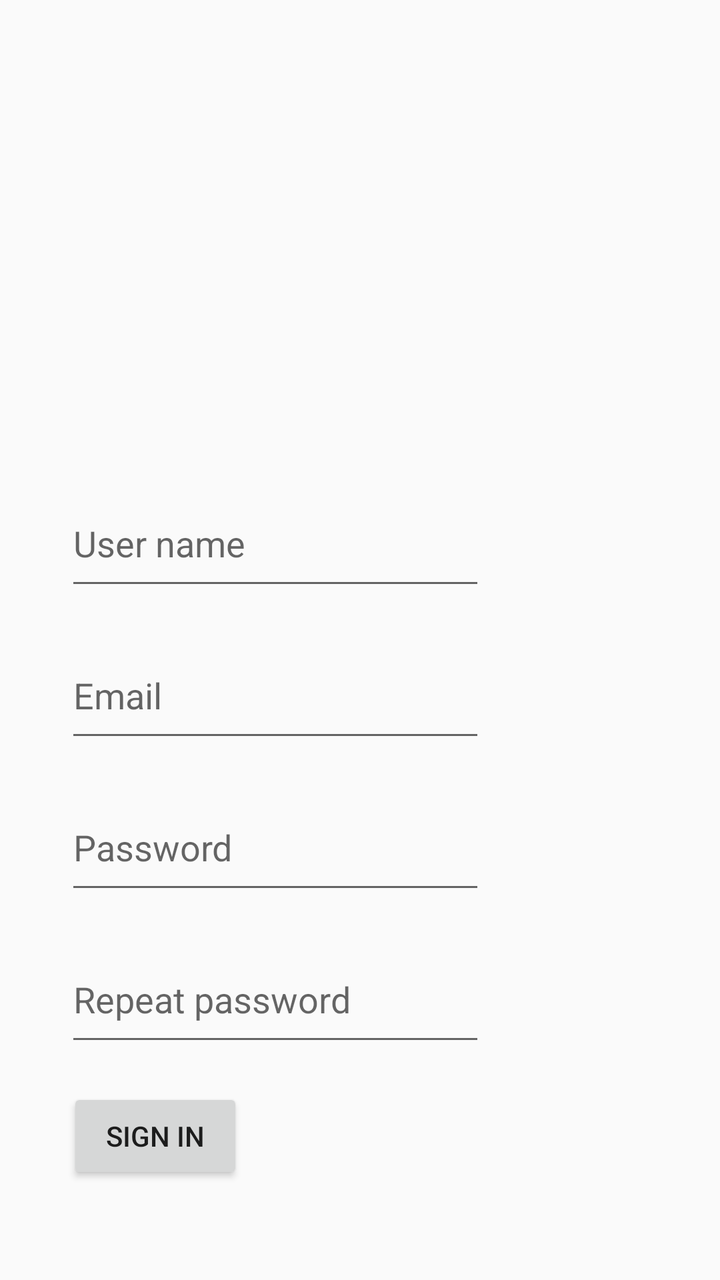
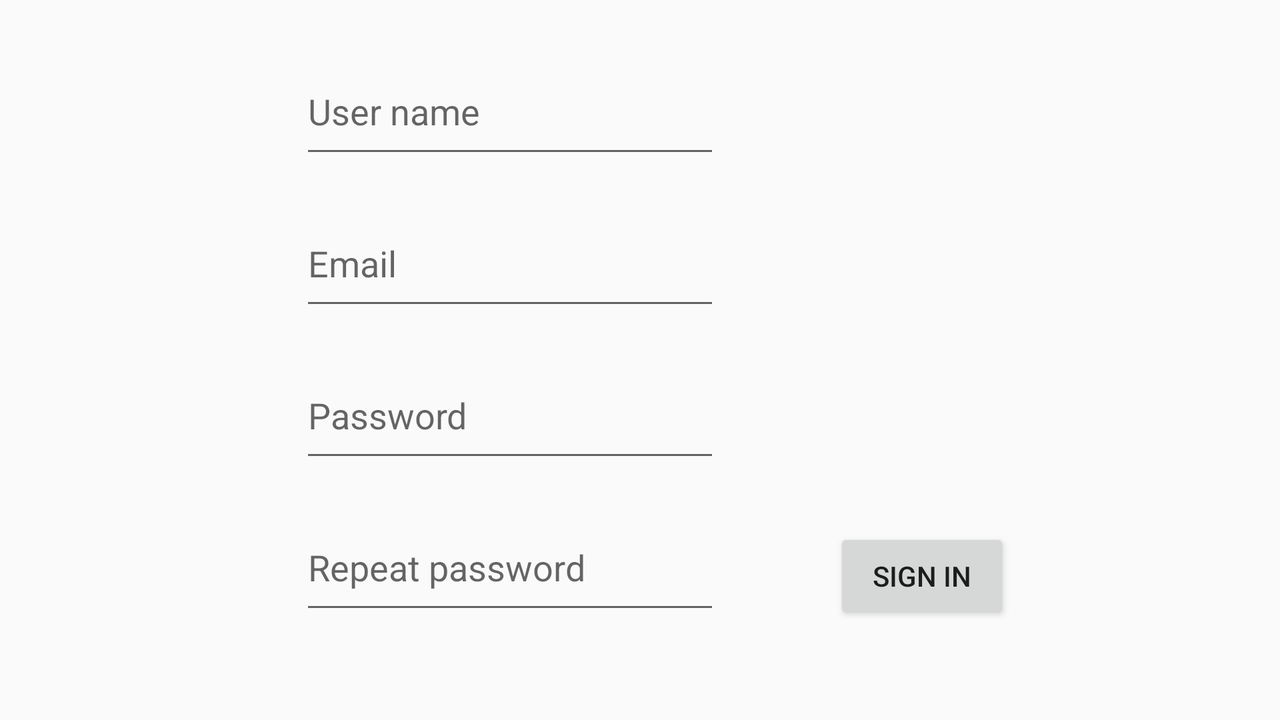

The same Android screen from two of the app's own layout files: first res/layout/ as a phone draws it, then the author's variant for another configuration, drawn on a device whose configuration selects that folder. Both files follow.
<!-- AndroidManifest.xml: application theme AppTheme -->
<!-- res/layout/activity_signin.xml -->
<?xml version="1.0" encoding="utf-8"?>
<androidx.constraintlayout.widget.ConstraintLayout xmlns:android="http://schemas.android.com/apk/res/android"
    xmlns:app="http://schemas.android.com/apk/res-auto"
    xmlns:tools="http://schemas.android.com/tools"
    android:layout_width="match_parent"
    android:layout_height="match_parent"
    tools:context="com.example.financialManagement.processor.SignInProcessor">

    <ImageView
        android:id="@+id/app_signinImage"
        android:layout_width="130dp"
        android:layout_height="158dp"
        android:layout_marginTop="52dp"
        android:layout_weight="50"
        android:contentDescription="@string/app_icon"
        android:src="@mipmap/ic_launcher"
        app:layout_constraintEnd_toEndOf="parent"
        app:layout_constraintStart_toStartOf="parent"
        app:layout_constraintTop_toTopOf="parent" />

    <Button
        android:id="@+id/signinBtn"
        android:layout_width="wrap_content"
        android:layout_height="wrap_content"
        android:layout_marginTop="16dp"
        android:layout_marginEnd="205dp"
        android:text="@string/sign_in"
        android:onClick="signInClick"
        app:layout_constraintEnd_toEndOf="parent"
        app:layout_constraintStart_toStartOf="parent"
        app:layout_constraintTop_toBottomOf="@+id/signinRepeatPwd" />

    <EditText
        android:id="@+id/signinEmail"
        android:layout_width="wrap_content"
        android:layout_height="60dp"
        android:layout_marginTop="16dp"
        android:layout_marginEnd="85dp"
        android:autofillHints="AUTOFILL_HINT_EMAIL_ADDRESS"
        android:ems="10"
        android:hint="@string/prompt_email"
        android:inputType="textEmailAddress"
        app:layout_constraintEnd_toEndOf="parent"
        app:layout_constraintStart_toStartOf="parent"
        app:layout_constraintTop_toBottomOf="@+id/signinUsrName" />

    <EditText
        android:id="@+id/signinPwd"
        android:layout_width="wrap_content"
        android:layout_height="60dp"
        android:layout_marginTop="16dp"
        android:layout_marginEnd="85dp"
        android:autofillHints="AUTOFILL_HINT_NEW_PASSWORD"
        android:ems="10"
        android:hint="@string/prompt_password"
        android:inputType="textPassword"
        app:layout_constraintEnd_toEndOf="parent"
        app:layout_constraintStart_toStartOf="parent"
        app:layout_constraintTop_toBottomOf="@+id/signinEmail" />

    <EditText
        android:id="@+id/signinRepeatPwd"
        android:layout_width="wrap_content"
        android:layout_height="60dp"
        android:layout_marginTop="16dp"
        android:layout_marginEnd="85dp"
        android:autofillHints="AUTOFILL_HINT_NEW_PASSWORD"
        android:ems="10"
        android:hint="@string/sign_in_repeat_pwd"
        android:inputType="textPassword"
        app:layout_constraintEnd_toEndOf="parent"
        app:layout_constraintStart_toStartOf="parent"
        app:layout_constraintTop_toBottomOf="@+id/signinPwd" />

    <EditText
        android:id="@+id/signinUsrName"
        android:layout_width="wrap_content"
        android:layout_height="60dp"
        android:layout_marginTop="240dp"
        android:layout_marginEnd="85dp"
        android:autofillHints=".AUTOFILL_HINT_USERNAME"
        android:ems="10"
        android:hint="@string/sign_in_name"
        android:inputType="textPersonName"
        app:layout_constraintEnd_toEndOf="parent"
        app:layout_constraintStart_toStartOf="parent"
        app:layout_constraintTop_toTopOf="parent" />

</androidx.constraintlayout.widget.ConstraintLayout>
<!-- resources referenced by this layout -->
<resources>
  <string name="app_icon">app_icon</string>
  <string name="prompt_email">Email</string>
  <string name="prompt_password">Password</string>
  <string name="sign_in">Sign in</string>
  <string name="sign_in_name">"User name"</string>
  <string name="sign_in_repeat_pwd">"Repeat password"</string>
  <style name="AppTheme" parent="Theme.AppCompat.Light.DarkActionBar">
          
          <item name="colorPrimary">@color/colorPrimary</item>
          <item name="colorPrimaryDark">@color/colorPrimaryDark</item>
          <item name="colorAccent">@color/colorAccent</item>
      </style>
</resources>
<!-- res/layout-land/activity_signin.xml (the author's variant of the layout above) -->
<!-- drawn on the phone turned sideways -->
<?xml version="1.0" encoding="utf-8"?>
<androidx.constraintlayout.widget.ConstraintLayout xmlns:android="http://schemas.android.com/apk/res/android"
    xmlns:app="http://schemas.android.com/apk/res-auto"
    xmlns:tools="http://schemas.android.com/tools"
    android:layout_width="match_parent"
    android:layout_height="match_parent">

    <Button
        android:id="@+id/signinBtn"
        android:layout_width="wrap_content"
        android:layout_height="wrap_content"
        android:layout_marginTop="264dp"
        android:layout_marginEnd="130dp"
        android:text="@string/sign_in"
        app:layout_constraintEnd_toEndOf="parent"
        app:layout_constraintHorizontal_bias="0.988"
        app:layout_constraintStart_toStartOf="parent"
        app:layout_constraintTop_toTopOf="parent" />

    <EditText
        android:id="@+id/signinEmail"
        android:layout_width="wrap_content"
        android:layout_height="60dp"
        android:layout_marginTop="16dp"
        android:layout_marginEnd="130dp"
        android:autofillHints="AUTOFILL_HINT_EMAIL_ADDRESS"
        android:ems="10"
        android:hint="@string/prompt_email"
        android:inputType="textEmailAddress"
        app:layout_constraintEnd_toEndOf="parent"
        app:layout_constraintStart_toStartOf="parent"
        app:layout_constraintTop_toBottomOf="@+id/signinUsrName" />

    <EditText
        android:id="@+id/signinPwd"
        android:layout_width="wrap_content"
        android:layout_height="60dp"
        android:layout_marginTop="16dp"
        android:layout_marginEnd="130dp"
        android:autofillHints="AUTOFILL_HINT_NEW_PASSWORD"
        android:ems="10"
        android:hint="@string/prompt_password"
        android:inputType="textPassword"
        app:layout_constraintEnd_toEndOf="parent"
        app:layout_constraintStart_toStartOf="parent"
        app:layout_constraintTop_toBottomOf="@+id/signinEmail" />

    <EditText
        android:id="@+id/signinRepeatPwd"
        android:layout_width="wrap_content"
        android:layout_height="60dp"
        android:layout_marginTop="16dp"
        android:layout_marginEnd="130dp"
        android:autofillHints="AUTOFILL_HINT_NEW_PASSWORD"
        android:ems="10"
        android:hint="@string/sign_in_repeat_pwd"
        android:inputType="textPassword"
        app:layout_constraintEnd_toEndOf="parent"
        app:layout_constraintStart_toStartOf="parent"
        app:layout_constraintTop_toBottomOf="@+id/signinPwd" />

    <EditText
        android:id="@+id/signinUsrName"
        android:layout_width="wrap_content"
        android:layout_height="60dp"
        android:layout_marginTop="24dp"
        android:layout_marginEnd="130dp"
        android:autofillHints=".AUTOFILL_HINT_USERNAME"
        android:ems="10"
        android:hint="@string/sign_in_name"
        android:inputType="textPersonName"
        app:layout_constraintEnd_toEndOf="parent"
        app:layout_constraintStart_toStartOf="parent"
        app:layout_constraintTop_toTopOf="parent" />

</androidx.constraintlayout.widget.ConstraintLayout>
<!-- resources referenced by the variant -->
<!-- as the phone turned sideways resolves them -->
<resources>
  <string name="prompt_email">Email</string>
  <string name="prompt_password">Password</string>
  <string name="sign_in">Sign in</string>
  <string name="sign_in_name">"User name"</string>
  <string name="sign_in_repeat_pwd">"Repeat password"</string>
  <style name="AppTheme" parent="Theme.AppCompat.Light.DarkActionBar">
          
          <item name="colorPrimary">@color/colorPrimary</item>
          <item name="colorPrimaryDark">@color/colorPrimaryDark</item>
          <item name="colorAccent">@color/colorAccent</item>
      </style>
</resources>
